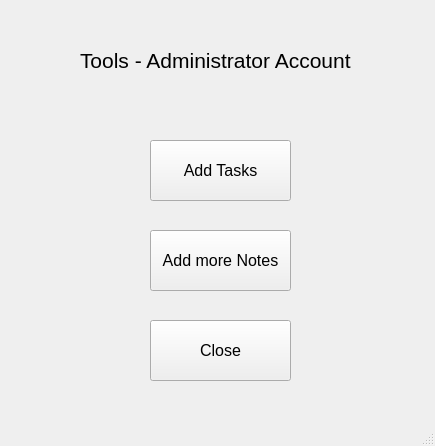
<?xml version="1.0" encoding="UTF-8"?>
<ui version="4.0">
 <class>MainWindow</class>
 <widget class="QMainWindow" name="MainWindow">
  <property name="geometry">
   <rect>
    <x>0</x>
    <y>0</y>
    <width>435</width>
    <height>446</height>
   </rect>
  </property>
  <property name="windowTitle">
   <string>Tools - Admin Account</string>
  </property>
  <widget class="QWidget" name="centralwidget">
   <widget class="QLabel" name="label">
    <property name="geometry">
     <rect>
      <x>80</x>
      <y>40</y>
      <width>291</width>
      <height>41</height>
     </rect>
    </property>
    <property name="font">
     <font>
      <pointsize>16</pointsize>
     </font>
    </property>
    <property name="text">
     <string>Tools - Administrator Account</string>
    </property>
   </widget>
   <widget class="QPushButton" name="bt_add">
    <property name="geometry">
     <rect>
      <x>150</x>
      <y>140</y>
      <width>141</width>
      <height>61</height>
     </rect>
    </property>
    <property name="font">
     <font>
      <pointsize>12</pointsize>
     </font>
    </property>
    <property name="text">
     <string>Add Tasks</string>
    </property>
   </widget>
   <widget class="QPushButton" name="bt_add_2">
    <property name="geometry">
     <rect>
      <x>150</x>
      <y>230</y>
      <width>141</width>
      <height>61</height>
     </rect>
    </property>
    <property name="font">
     <font>
      <pointsize>12</pointsize>
     </font>
    </property>
    <property name="text">
     <string>Add more Notes</string>
    </property>
   </widget>
   <widget class="QPushButton" name="bt_close">
    <property name="geometry">
     <rect>
      <x>150</x>
      <y>320</y>
      <width>141</width>
      <height>61</height>
     </rect>
    </property>
    <property name="font">
     <font>
      <pointsize>12</pointsize>
     </font>
    </property>
    <property name="text">
     <string>Close</string>
    </property>
   </widget>
  </widget>
  <widget class="QMenuBar" name="menubar">
   <property name="geometry">
    <rect>
     <x>0</x>
     <y>0</y>
     <width>435</width>
     <height>21</height>
    </rect>
   </property>
  </widget>
  <widget class="QStatusBar" name="statusbar"/>
 </widget>
 <resources/>
 <connections/>
</ui>
